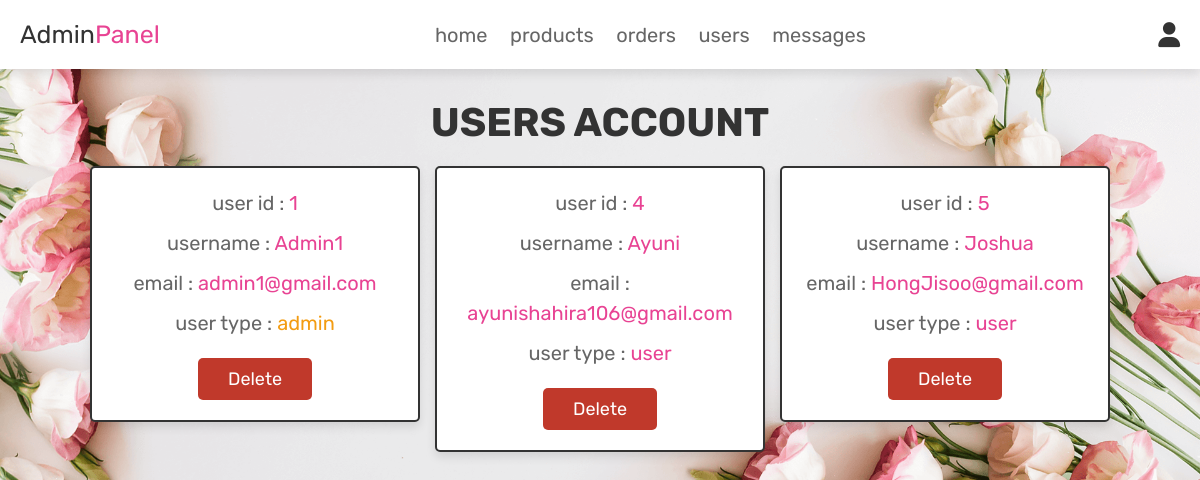
/admin_users.php (signed in), run on the app's committed database.
### tables this page shows
CREATE TABLE IF NOT EXISTS `users` (
  `id` int NOT NULL AUTO_INCREMENT,
  `name` varchar(100) NOT NULL,
  `email` varchar(100) NOT NULL,
  `password` varchar(100) NOT NULL,
  `user_type` varchar(20) NOT NULL DEFAULT 'user',
  PRIMARY KEY (`id`)
);

### admin_users.php (the view, shortened to what this page needs)
<?php
@include 'config.php';
?>
<!DOCTYPE html>
<html lang="en">
<head>
   <link rel="stylesheet" href="https://cdnjs.cloudflare.com/ajax/libs/font-awesome/6.0.0/css/all.min.css">
   <link rel="stylesheet" href="css/admin_style.css">
</head>
<body>
<?php @include 'admin_header.php'; ?>
<section class="users">
   <h1 class="title">users account</h1>
   <div class="box-container">
      <?php
         $select_users = mysqli_query($conn, "SELECT * FROM `users`") or die('query failed');
         if(mysqli_num_rows($select_users) > 0){
            while($fetch_users = mysqli_fetch_assoc($select_users)){
      ?>
      <div class="box">
         <p>user id : <span><?php echo $fetch_users['id']; ?></span></p>
         <p>username : <span><?php echo $fetch_users['name']; ?></span></p>
         <p>email : <span><?php echo $fetch_users['email']; ?></span></p>
         <p>user type : <span style="color:<?php if($fetch_users['user_type'] == 'admin'){ echo 'var(--orange)'; }; ?>"><?php echo $fetch_users['user_type']; ?></span></p>
         <a href="admin_users.php?delete=<?php echo $fetch_users['id']; ?>" onclick="return confirm('delete this user?');" class="delete-btn">delete</a>
      </div>
      <?php
         }
      }
      ?>
   </div>
</section>
</body>
</html>

### css/admin_style.css (style rules this page uses)
:root { --pink:#e84393; --red:#c0392b; --orange:#f39c12; --black:#333; --white:#fff; --light-color:#666; --light-white:#ccc; --light-bg:#f5f5f5; --border:.2rem solid var(--black); --box-shadow:0 .5rem 1rem rgba(0,0,0,.1); }
* { font-family: 'Rubik', sans-serif; margin:0; padding:0; box-sizing: border-box; outline: none; border:none; text-decoration: none; transition:all .2s linear; }
html { font-size: 62.5%; overflow-x: hidden; scroll-behavior: smooth; scroll-padding-top: 6.5rem; }
body { background: var(--light-bg); }
section { padding:3rem 2rem; }
.title { text-align: center; margin-bottom: 2rem; color:var(--black); text-transform: uppercase; font-size: 4rem; }
.btn, .delete-btn, .option-btn { display: inline-block; border-radius: .5rem; margin-top: 1rem; font-size: 1.8rem; color:var(--white); cursor: pointer; padding:1rem 3rem; text-transform: capitalize; }
.delete-btn { background-color: var(--red); }
.users .box-container { display: grid; grid-template-columns: repeat(auto-fit, 33rem); gap:1.5rem; align-items: flex-start; max-width: 1200px; margin: 0 auto; justify-content: center; }
.users .box-container .box { padding:2rem; border:var(--border); background-color: var(--white); box-shadow: var(--box-shadow); border-radius: .5rem; text-align: center; }
.users .box-container .box p { font-size: 2rem; color:var(--light-color); margin-bottom: 1rem; line-height: 1.5; }
.users .box-container .box p span { color:var(--pink); }
.users .box-container .box .delete-btn { margin-top: .5; }

### admin_users.php (style rules this page uses)
body { background-image: url("images/home-bg.png"); background-repeat: no-repeat; background-size: cover; }

### data on the page
users: id "1", name "Admin1", email "admin1@gmail.com", user_type "admin"
users: id "4", name "Ayuni", email "ayunishahira106@gmail.com", user_type "user"
users: id "5", name "Joshua", email "HongJisoo@gmail.com", user_type "user"
